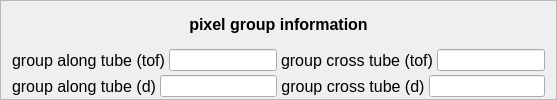
    <widget class="QFrame" name="frame_8">
     <property name="sizePolicy">
      <sizepolicy hsizetype="Preferred" vsizetype="Fixed">
       <horstretch>0</horstretch>
       <verstretch>0</verstretch>
      </sizepolicy>
     </property>
     <property name="styleSheet">
      <string notr="true">QFrame#frame_8 {
	background-color: rgb(248, 254, 255);
	border: 2px solid rgb(205, 255, 255);
}</string>
     </property>
     <property name="frameShape">
      <enum>QFrame::StyledPanel</enum>
     </property>
     <property name="frameShadow">
      <enum>QFrame::Raised</enum>
     </property>
     <layout class="QVBoxLayout" name="verticalLayout_8">
      <property name="spacing">
       <number>4</number>
      </property>
      <property name="topMargin">
       <number>2</number>
      </property>
      <property name="bottomMargin">
       <number>2</number>
      </property>
      <item>
       <widget class="QLabel" name="label_pixel_group_information">
        <property name="font">
         <font>
          <family>Arial</family>
          <pointsize>12</pointsize>
          <weight>75</weight>
          <bold>true</bold>
         </font>
        </property>
        <property name="text">
         <string>pixel group information</string>
        </property>
        <property name="alignment">
         <set>Qt::AlignCenter</set>
        </property>
       </widget>
      </item>
      <item>
       <layout class="QHBoxLayout" name="horizontalLayout_22">
        <item>
         <widget class="QLabel" name="label_group_along_tube">
          <property name="font">
           <font>
            <family>Arial</family>
            <pointsize>12</pointsize>
            <weight>50</weight>
            <bold>false</bold>
           </font>
          </property>
          <property name="text">
           <string>group along tube (tof)</string>
          </property>
          <property name="alignment">
           <set>Qt::AlignCenter</set>
          </property>
         </widget>
        </item>
        <item>
         <widget class="QLineEdit" name="group_along_tof"/>
        </item>
        <item>
         <widget class="QLabel" name="label_group_cross_tube">
          <property name="font">
           <font>
            <family>Arial</family>
            <pointsize>12</pointsize>
            <weight>50</weight>
            <bold>false</bold>
           </font>
          </property>
          <property name="text">
           <string>group cross tube (tof)</string>
          </property>
          <property name="alignment">
           <set>Qt::AlignCenter</set>
          </property>
         </widget>
        </item>
        <item>
         <widget class="QLineEdit" name="group_cross_tof"/>
        </item>
       </layout>
      </item>
      <item>
       <layout class="QHBoxLayout" name="horizontalLayout_23">
        <item>
         <widget class="QLabel" name="label_group_along_tube_2">
          <property name="font">
           <font>
            <family>Arial</family>
            <pointsize>12</pointsize>
            <weight>50</weight>
            <bold>false</bold>
           </font>
          </property>
          <property name="text">
           <string>group along tube (d)</string>
          </property>
          <property name="alignment">
           <set>Qt::AlignCenter</set>
          </property>
         </widget>
        </item>
        <item>
         <widget class="QLineEdit" name="group_along_d"/>
        </item>
        <item>
         <widget class="QLabel" name="label_group_cross_tube_2">
          <property name="font">
           <font>
            <family>Arial</family>
            <pointsize>12</pointsize>
            <weight>50</weight>
            <bold>false</bold>
           </font>
          </property>
          <property name="text">
           <string>group cross tube (d)</string>
          </property>
          <property name="alignment">
           <set>Qt::AlignCenter</set>
          </property>
         </widget>
        </item>
        <item>
         <widget class="QLineEdit" name="group_cross_d"/>
        </item>
       </layout>
      </item>
     </layout>
    </widget>
